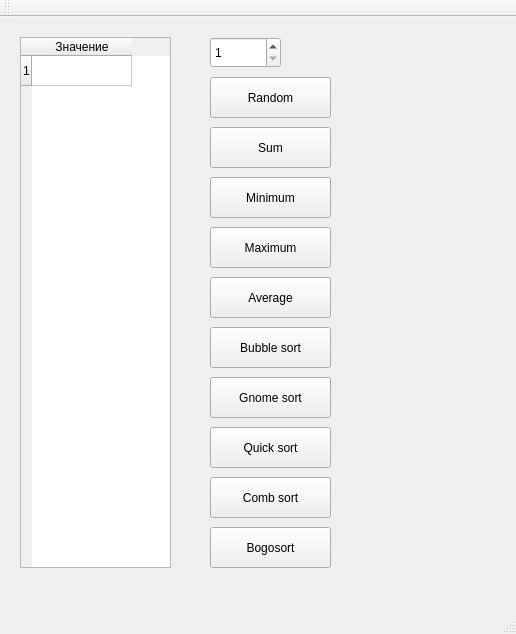
<?xml version="1.0" encoding="UTF-8"?>
<ui version="4.0">
 <class>MainWindow</class>
 <widget class="QMainWindow" name="MainWindow">
  <property name="geometry">
   <rect>
    <x>0</x>
    <y>0</y>
    <width>516</width>
    <height>634</height>
   </rect>
  </property>
  <property name="windowTitle">
   <string>MainWindow</string>
  </property>
  <widget class="QWidget" name="centralwidget">
   <widget class="QSpinBox" name="spinBox">
    <property name="geometry">
     <rect>
      <x>210</x>
      <y>20</y>
      <width>71</width>
      <height>31</height>
     </rect>
    </property>
    <property name="minimum">
     <number>1</number>
    </property>
   </widget>
   <widget class="QTableWidget" name="tableWidget">
    <property name="geometry">
     <rect>
      <x>20</x>
      <y>20</y>
      <width>151</width>
      <height>531</height>
     </rect>
    </property>
    <property name="rowCount">
     <number>1</number>
    </property>
    <property name="columnCount">
     <number>1</number>
    </property>
    <row/>
    <column>
     <property name="text">
      <string>Значение</string>
     </property>
    </column>
   </widget>
   <widget class="QPushButton" name="pushButtonRandom">
    <property name="geometry">
     <rect>
      <x>210</x>
      <y>60</y>
      <width>121</width>
      <height>41</height>
     </rect>
    </property>
    <property name="text">
     <string>Random</string>
    </property>
   </widget>
   <widget class="QPushButton" name="pushButtonSum">
    <property name="geometry">
     <rect>
      <x>210</x>
      <y>110</y>
      <width>121</width>
      <height>41</height>
     </rect>
    </property>
    <property name="text">
     <string>Sum</string>
    </property>
   </widget>
   <widget class="QLabel" name="labelResult">
    <property name="geometry">
     <rect>
      <x>347</x>
      <y>109</y>
      <width>131</width>
      <height>41</height>
     </rect>
    </property>
    <property name="font">
     <font>
      <pointsize>12</pointsize>
      <weight>75</weight>
      <bold>true</bold>
     </font>
    </property>
    <property name="text">
     <string/>
    </property>
   </widget>
   <widget class="QPushButton" name="pushButtonMin">
    <property name="geometry">
     <rect>
      <x>210</x>
      <y>160</y>
      <width>121</width>
      <height>41</height>
     </rect>
    </property>
    <property name="text">
     <string>Minimum</string>
    </property>
   </widget>
   <widget class="QPushButton" name="pushButtonMax">
    <property name="geometry">
     <rect>
      <x>210</x>
      <y>210</y>
      <width>121</width>
      <height>41</height>
     </rect>
    </property>
    <property name="text">
     <string>Maximum</string>
    </property>
   </widget>
   <widget class="QPushButton" name="pushButtonAverage">
    <property name="geometry">
     <rect>
      <x>210</x>
      <y>260</y>
      <width>121</width>
      <height>41</height>
     </rect>
    </property>
    <property name="text">
     <string>Average</string>
    </property>
   </widget>
   <widget class="QPushButton" name="pushButtonSort1">
    <property name="geometry">
     <rect>
      <x>210</x>
      <y>310</y>
      <width>121</width>
      <height>41</height>
     </rect>
    </property>
    <property name="text">
     <string>Bubble sort</string>
    </property>
   </widget>
   <widget class="QPushButton" name="pushButtonSort2">
    <property name="geometry">
     <rect>
      <x>210</x>
      <y>360</y>
      <width>121</width>
      <height>41</height>
     </rect>
    </property>
    <property name="text">
     <string>Gnome sort</string>
    </property>
   </widget>
   <widget class="QPushButton" name="pushButtonSort3">
    <property name="geometry">
     <rect>
      <x>210</x>
      <y>410</y>
      <width>121</width>
      <height>41</height>
     </rect>
    </property>
    <property name="text">
     <string>Quick sort</string>
    </property>
   </widget>
   <widget class="QPushButton" name="pushButtonSort4">
    <property name="geometry">
     <rect>
      <x>210</x>
      <y>460</y>
      <width>121</width>
      <height>41</height>
     </rect>
    </property>
    <property name="text">
     <string>Comb sort</string>
    </property>
   </widget>
   <widget class="QPushButton" name="pushButtonSort5">
    <property name="geometry">
     <rect>
      <x>210</x>
      <y>510</y>
      <width>121</width>
      <height>41</height>
     </rect>
    </property>
    <property name="text">
     <string>Bogosort</string>
    </property>
   </widget>
  </widget>
  <widget class="QMenuBar" name="menubar">
   <property name="geometry">
    <rect>
     <x>0</x>
     <y>0</y>
     <width>516</width>
     <height>23</height>
    </rect>
   </property>
  </widget>
  <widget class="QStatusBar" name="statusbar"/>
  <widget class="QToolBar" name="toolBar">
   <property name="windowTitle">
    <string>toolBar</string>
   </property>
   <attribute name="toolBarArea">
    <enum>TopToolBarArea</enum>
   </attribute>
   <attribute name="toolBarBreak">
    <bool>false</bool>
   </attribute>
  </widget>
 </widget>
 <resources/>
 <connections/>
</ui>
